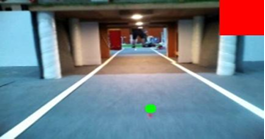
#> input picture image1.png, 265 x 139 px, found by its file name
$ python canny.py   (older library calls are emulated)
#> lines starting #> are read from the running program, lines starting #| are printed output that depends on the picture; after the words box and inside, x2 and y2 are one past the last pixel; in counts of white or black regions, pixels touching at a corner belong together
import cv2
import numpy as np

def scale_to_0_255(img):
    min_val = np.min(img)
    max_val = np.max(img)
    new_img = (img - min_val) / (max_val - min_val) # 0-1
    new_img *= 255
    return new_img

def my_canny(img, min_val, max_val, sobel_size=3, is_L2_gradient=False):
    """
    Try to implement Canny algorithm in OpenCV tutorial @ https://docs.opencv.org/master/da/d22/tutorial_py_canny.html
    """
#> called with min_val = 100, max_val = 200, sobel_size = 3, is_L2_gradient = False

    #2. Noise Reduction
    smooth_img = cv2.GaussianBlur(img, ksize=(5, 5), sigmaX=1, sigmaY=1)
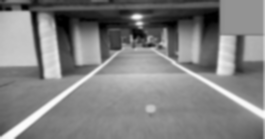
#> smooth_img: shape (139, 265); min 0, max 252, mean 129.1

    #3. Finding Intensity Gradient of the Image
    Gx = cv2.Sobel(smooth_img, cv2.CV_64F, 1, 0, ksize=sobel_size)
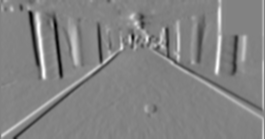
#> Gx: shape (139, 265) float64; min -413, max 391, mean 1.2; drawn with min black and max white
    Gy = cv2.Sobel(smooth_img, cv2.CV_64F, 0, 1, ksize=sobel_size)
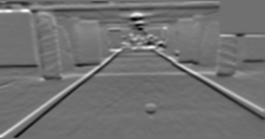
#> Gy: shape (139, 265) float64; min -368, max 464, mean 2.5; drawn with min black and max white

    if is_L2_gradient:
        edge_gradient = np.sqrt(Gx*Gx + Gy*Gy)
    else:
        edge_gradient = np.abs(Gx) + np.abs(Gy)

    angle = np.arctan2(Gy, Gx) * 180 / np.pi

    # round angle to 4 directions
    angle = np.abs(angle)
    angle[angle <= 22.5] = 0
#> angle: shape (139, 265) float64; min 0, max 180, mean 82.6
    angle[angle >= 157.5] = 0
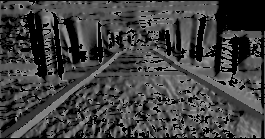
#> angle: shape (139, 265) float64; min 0, max 157.5, mean 65.6
    angle[(angle > 22.5) * (angle < 67.5)] = 45
#> angle: shape (139, 265) float64; 17.39% of pixels changed, all inside (x1, y1, x2, y2) = (1, 1, 264, 138)
    angle[(angle >= 67.5) * (angle <= 112.5)] = 90
    angle[(angle > 112.5) * (angle <= 157.5)] = 135
#> angle: shape (139, 265) float64; min 0, max 135, mean 65.6

    #4. Non-maximum Suppression
    keep_mask = np.zeros(smooth_img.shape, np.uint8)
    for y in range(1, edge_gradient.shape[0]-1):
        for x in range(1, edge_gradient.shape[1]-1):
            area_grad_intensity = edge_gradient[y-1:y+2, x-1:x+2] # 3x3 area
            area_angle = angle[y-1:y+2, x-1:x+2] # 3x3 area
            current_angle = area_angle[1,1]
            current_grad_intensity = area_grad_intensity[1,1]

            if current_angle == 0:
                if current_grad_intensity > max(area_grad_intensity[1,0], area_grad_intensity[1,2]):
                    keep_mask[y,x] = 255
                else:
                    edge_gradient[y,x] = 0
            elif current_angle == 45:
                if current_grad_intensity > max(area_grad_intensity[2,0], area_grad_intensity[0,2]):
                    keep_mask[y,x] = 255
                else:
                    edge_gradient[y,x] = 0
            elif current_angle == 90:
                if current_grad_intensity > max(area_grad_intensity[0,1], area_grad_intensity[2,1]):
                    keep_mask[y,x] = 255
                else:
                    edge_gradient[y,x] = 0
            elif current_angle == 135:
                if current_grad_intensity > max(area_grad_intensity[0,0], area_grad_intensity[2,2]):
                    keep_mask[y,x] = 255
                else:
                    edge_gradient[y,x] = 0
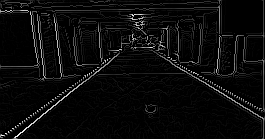
#> edge_gradient: shape (139, 265) float64; min 0, max 588, mean 26.5; drawn with min black and max white
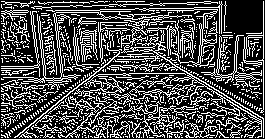
#> keep_mask: shape (139, 265); 30.3% white in thin lines or dots

    #5. Hysteresis Thresholding
    canny_mask = np.zeros(smooth_img.shape, np.uint8)
    canny_mask[(keep_mask>0) * (edge_gradient>min_val)] = 255

    return scale_to_0_255(canny_mask)

img = cv2.imread('C:\\Coding\\ADAS\\image1.png', 0)
my_canny = my_canny(img, min_val=100, max_val=200)
#> my_canny: shape (139, 265) float64; 8.2% white in thin lines or dots
edges = cv2.Canny(img, 100, 200)
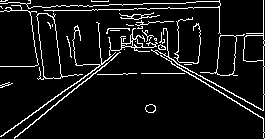
#> edges: shape (139, 265); 7.9% white in thin lines or dots


cv2.imshow("Detected lines", edges)
cv2.waitKey(0)
#cv2.imwrite('my_canny.jpg', my_canny)
#cv2.imwrite('edges.jpg', edges)

$ run again, with Highway-1.jpg saved as image1.png
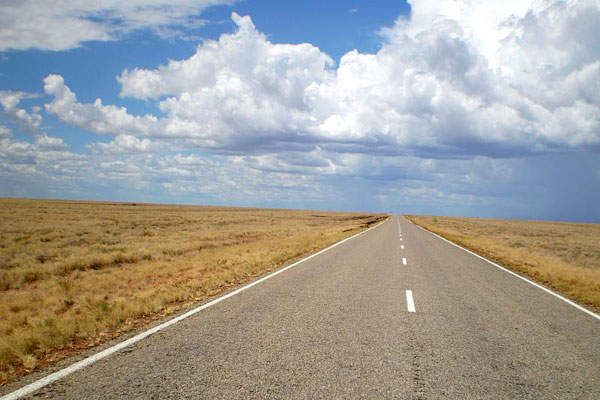
#> input picture Highway-1.jpg, 600 x 400 px, found by its file name
#> after the loop in my_canny, `for y in range(1, edge_gradient.shape[0]-1):`:
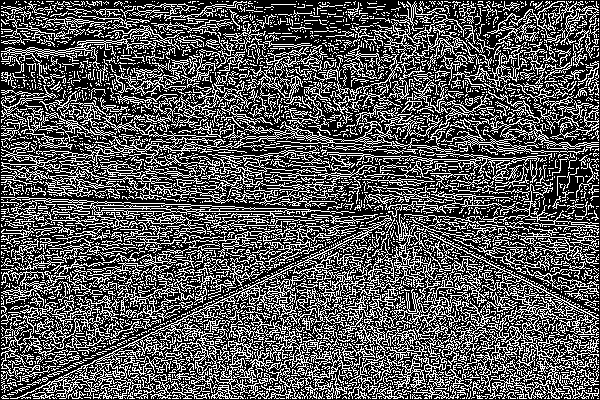
#> keep_mask: shape (400, 600); 33.7% white in thin lines or dots
#> my_canny: shape (400, 600) float64; 3.1% white in thin lines or dots
#> `edges = cv2.Canny(img, 100, 200)`:
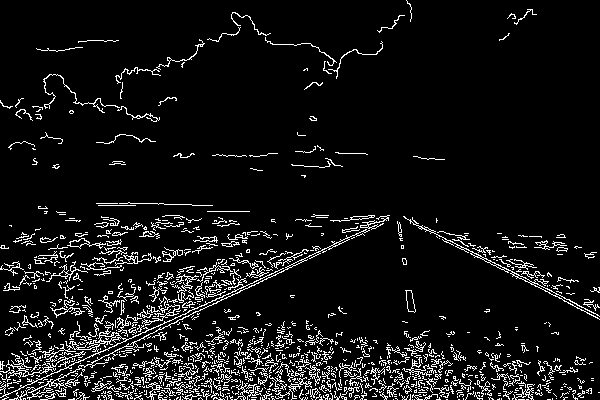
#> edges: shape (400, 600); 7.7% white in thin lines or dots

$ run again, with road1.jpg saved as image1.png
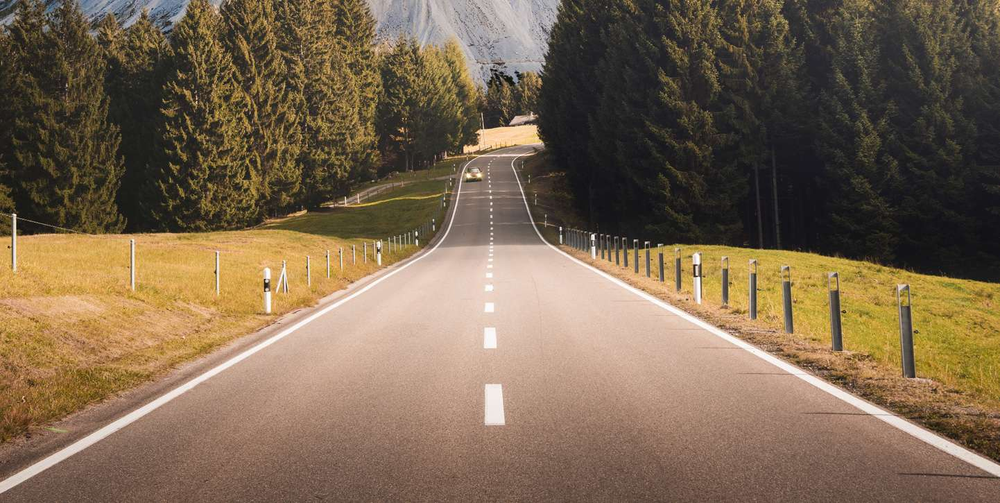
#> input picture road1.jpg, 1000 x 503 px, shrunk from 1442 x 725 before the run, found by its file name
#> after the loop in my_canny, `for y in range(1, edge_gradient.shape[0]-1):`:
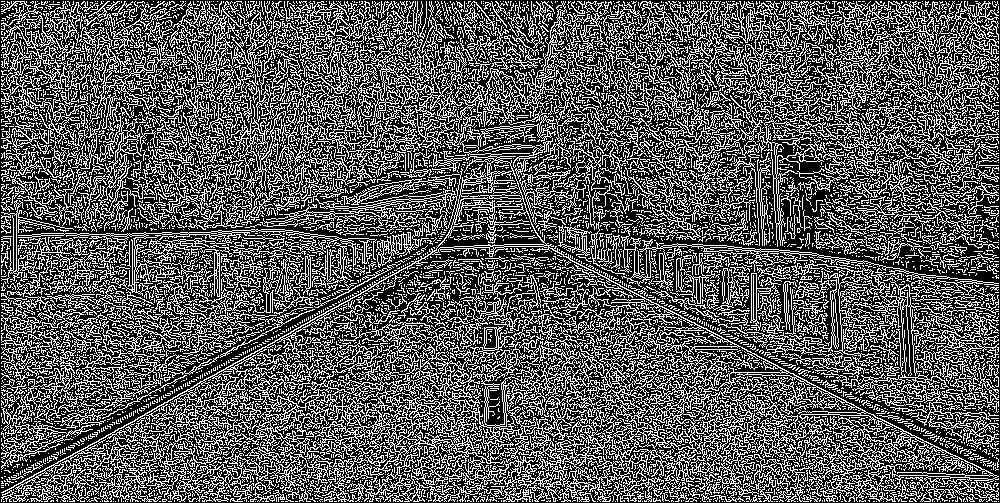
#> keep_mask: shape (503, 1000); 35.4% white in thin lines or dots
#> my_canny: shape (503, 1000) float64; 6.1% white in thin lines or dots
#> `edges = cv2.Canny(img, 100, 200)`:
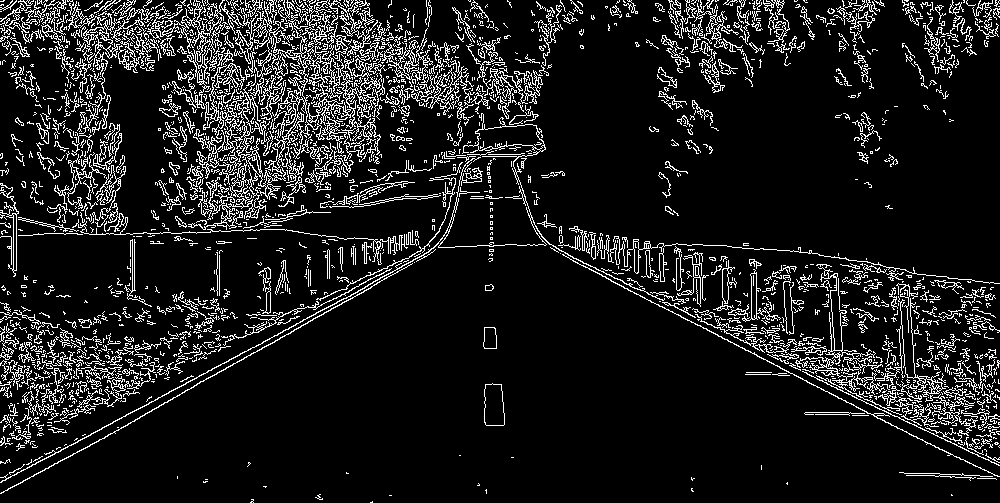
#> edges: shape (503, 1000); 11.3% white in thin lines or dots
